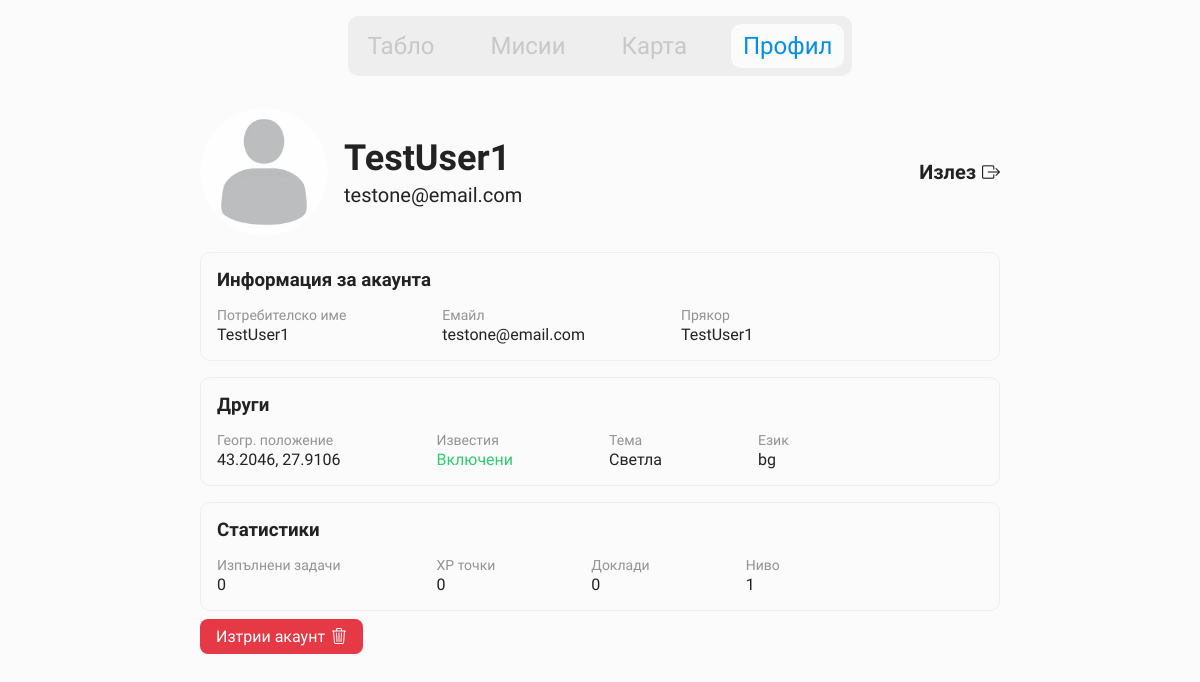
The app's page /account/ (signed in), older data.
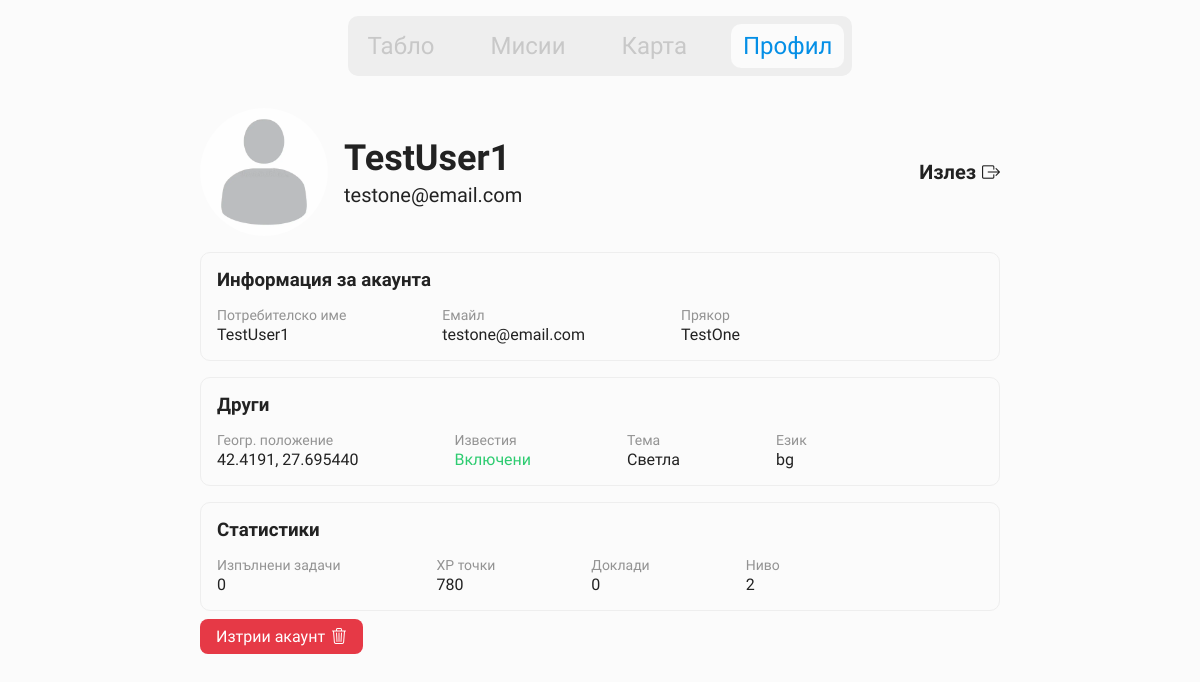
The same page, newer data.
### beaches/models.py (models this page shows, shortened)
class UserProfile(models.Model):
    LANGUAGE_CHOICES = (
        ('bg', 'Български'),
        ('en', 'Английски')
    )
    id = models.UUIDField(primary_key=True, default=uuid.uuid4, editable=False)
    user = models.ForeignKey(settings.AUTH_USER_MODEL, on_delete=models.CASCADE)
    nickname = models.CharField(max_length=150, null=True)
    profile_picture = models.ImageField(
        upload_to='profile_images/',
        blank=True,
        null=True,
        default=None
    )
    lat = models.CharField(null=True, blank=True, default=48.8566)
    lng = models.CharField(null=True, blank=True, default=2.3522)
    xp = models.IntegerField(default=0)
    tasks_completed = models.PositiveIntegerField(default=0)
    tasks = models.ManyToManyField(Task, blank=True, related_name="assigned_users")
    theme = models.CharField(null=True, blank=True, default="light")
    send_notifs = models.BooleanField(null=True, blank=True, default=True)
    language = models.CharField(choices=LANGUAGE_CHOICES, default="bg")
    @property
    def level(self):
        return max(1, int(0.1 * math.sqrt(self.xp)))

### beaches/views.py (the view)
# urls.py: path('account/', views.account_view, name='account'),
@login_required
def account_view(request):
    user = request.user
    profile = models.UserProfile.objects.get(user=user)
    if profile.profile_picture:
        pfp_url = profile.profile_picture.url
    else:
        pfp_url = static("default.webp")
    context = {
        "user": user,
        "profile": profile,
        "email": user.email,
        "username": user.username,
        "nickname": profile.nickname,
        "lat": profile.lat,
        "lng": profile.lng,
        "pfp": pfp_url,
        "level": profile.level,
        "xp": profile.xp,
        "compl": profile.tasks_completed,
        "logs": models.BeachLog.objects.filter(user = user).count,
        "notifs": "Включени" if profile.send_notifs else "Изключени"
    }
    return render(request, 'auth/account.html', context)

### beaches/templates/auth/account.html (shortened to what this page needs)
{% load static %}
<!DOCTYPE html>
<html lang="bg">
<head>
  <link rel="stylesheet" href="{% static 'alert.css' %}?v={{ timestamp }}">
  <link rel="stylesheet" href="{% static 'nav.css' %}?v={{ timestamp }}">
  <link rel="stylesheet" href="{% static 'account.css' %}?v={{ timestamp }}">
  <link rel="stylesheet" href="https://cdn.jsdelivr.net/npm/bootstrap-icons@1.13.1/font/bootstrap-icons.min.css">
</head>
<body>
  {% include 'app/components/navbar.html' %}
  <div class="account-wrapper">
    <div class="account-quick-info">
      <div class="avatar-wrapper">
        <img src="{{ pfp }}" class="pfp">
        <div>
          <p class="username-main">{{ username }}</p>
          <p class="username-email">{{ email }}</p>
        </div>
      </div>
      <a href="{% url 'logout' %}" class="logout-btn">Излез <i class="bi bi-box-arrow-right"></i></a>
    </div>
    <div class="account-box">
      <h3>Информация за акаунта</h3>
      <div class="box-wrapper">
        <div>
          <p class="key">Потребителско име</p>
          <p class="value">{{ username }}</p>
        </div>
        <div>
          <p class="key">Емайл</p>
          <p class="value">{{ email }}</p>
        </div>
        <div>
          <p class="key">Прякор</p>
          <p class="value">{{ nickname }}</p>
        </div>
      </div>
    </div>
    <div class="account-box">
      <h3>Други</h3>
      <div class="box-wrapper">
        <div>
          <p class="key">Геогр. положение</p>
          <p class="value">{{ lat }}, {{ lng }}</p>
        </div>
        <div>
          <p class="key">Известия</p>
          <p class="value {% if notifs == 'Включени' %}text-green{% else %}text-red{% endif %}">
            {{ notifs }}
          </p>
        </div>
        <div>
          <p class="key">Тема</p>
          <p class="value" id="theme"></p>
        </div>
        <div>
          <p class="key">Език</p>
          <p class="value">{{ profile.language }}</p>
        </div>
      </div>
    </div>
    <div class="account-box">
      <h3>Статистики</h3>
      <div class="box-wrapper">
        <div>
          <p class="key">Изпълнени задачи</p>
          <p class="value">{{ compl }}</p>
        </div>
        <div>
          <p class="key">XP точки</p>
          <p class="value">{{ xp }}</p>
        </div>
        <div>
          <p class="key">Доклади</p>
          <p class="value">{{ logs }}</p>
        </div>
        <div>
          <p class="key">Ниво</p>
          <p class="value">{{ level }}</p>
        </div>
      </div>
    </div>
    <button class="btn-red" onclick="openConfirmDeleteModal()">Изтрии акаунт <i class="bi bi-trash3"></i></button>
  </div>
</body>
</html>

Row changes from the older to the newer data that the page shows:
changed UserProfile "bg": nickname "TestUser1" → "TestOne"; lat "43.2046" → "42.4191"; lng "27.9106" → "27.695440"
Text that changed along with them:
{{ xp }}: "0" → "780"
{{ level }}: "1" → "2"
